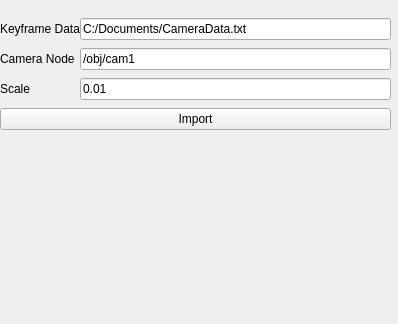
<?xml version="1.0" encoding="UTF-8"?>
<ui version="4.0">
 <class>AECameraImporter</class>
 <widget class="QWidget" name="AECameraImporter">
  <property name="geometry">
   <rect>
    <x>0</x>
    <y>0</y>
    <width>398</width>
    <height>324</height>
   </rect>
  </property>
  <property name="windowTitle">
   <string>Form</string>
  </property>
  <widget class="QWidget" name="gridLayoutWidget">
   <property name="geometry">
    <rect>
     <x>0</x>
     <y>10</y>
     <width>391</width>
     <height>131</height>
    </rect>
   </property>
   <layout class="QGridLayout" name="gridLayout">
    <property name="spacing">
     <number>0</number>
    </property>
    <item row="0" column="1">
     <widget class="QLineEdit" name="keyframeFile">
      <property name="text">
       <string>C:/Documents/CameraData.txt</string>
      </property>
     </widget>
    </item>
    <item row="1" column="1">
     <widget class="QLineEdit" name="cameraObject">
      <property name="text">
       <string>/obj/cam1</string>
      </property>
     </widget>
    </item>
    <item row="2" column="1">
     <widget class="QLineEdit" name="scaleValue">
      <property name="text">
       <string>0.01</string>
      </property>
     </widget>
    </item>
    <item row="0" column="0">
     <widget class="QLabel" name="label">
      <property name="text">
       <string>Keyframe Data</string>
      </property>
     </widget>
    </item>
    <item row="3" column="0" colspan="3">
     <widget class="QPushButton" name="import_2">
      <property name="text">
       <string>Import</string>
      </property>
     </widget>
    </item>
    <item row="1" column="0">
     <widget class="QLabel" name="label_2">
      <property name="text">
       <string>Camera Node</string>
      </property>
     </widget>
    </item>
    <item row="2" column="0">
     <widget class="QLabel" name="label_3">
      <property name="text">
       <string>Scale</string>
      </property>
     </widget>
    </item>
   </layout>
  </widget>
 </widget>
 <resources/>
 <connections/>
</ui>
